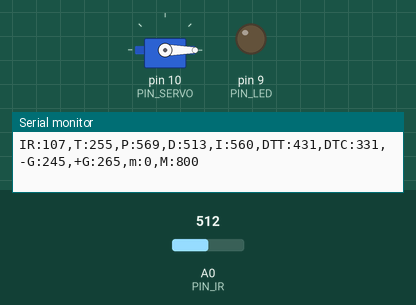
Simulated run of this sketch. Board: Arduino Uno, built with avr-gcc and run on an emulated ATmega328P. Parts: servo, output pins drawn as LEDs (lit = HIGH), the last lines printed to the serial monitor. The inputs (shaded band) are chosen by the test bench; at power-on: A0 (PIN_IR) = 512.

Above: at 0.19 s.
At 1.2 s:
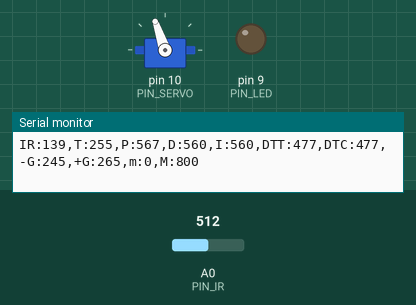
1.3 s: A0 (PIN_IR) set to 400
3.1 s: A0 (PIN_IR) set to 511
4.8 s: A0 (PIN_IR) set to 90
At 5.3 s:
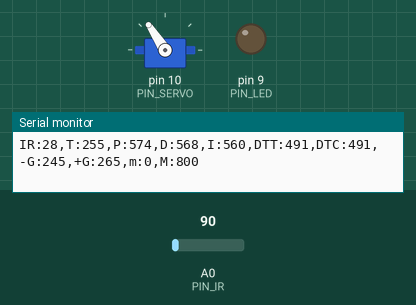
Timing chart, 0 to 7.8 s (numbered marks = the images above; inputs shaded):
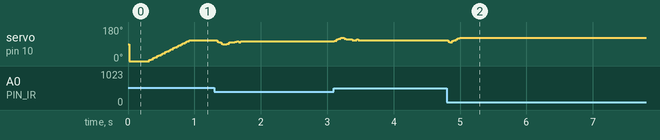

The sketch:

28_PID_control_20203042.ino
```cpp
#include <Servo.h>

#define PIN_LED 9
#define PIN_SERVO 10
#define PIN_IR A0

#define _DIST_TARGET 255
#define _DIST_MIN 100
#define _DIST_MAX 410

#define _DIST_ALPHA 0.34

#define _DUTY_MIN 1210 // 1300  1.315 105
#define _DUTY_NEU 1510  // 1650
#define _DUTY_MAX 1810 // 2000

#define _ITERM_MAX 10.0

#define _SERVO_ANGLE 30
#define _SERVO_SPEED 100

#define _INTERVAL_DIST 30
#define _INTERVAL_SERVO 20
#define _INTERVAL_SERIAL 100
#define DELAY_MICROS 1500

#define _KP 1.3 // 1.3    0.8 & 91
#define _KD 54.3 //121 110 100 90
#define _KI 0.03
Servo myservo;

float dist_raw;

unsigned long last_sampling_time_dist, last_sampling_time_servo,last_sampling_time_serial;
bool event_dist, event_servo, event_serial;

int duty_chg_per_interval;
int duty_target, duty_curr, dist_cali, dist_ema;

float error_curr, error_prev, control, pterm, dterm, iterm;
float duty_neutral;

float ema_dist = 0;
float filtered_dist;
float samples_num = 3;

const float coE[] = {-0.0000026, 0.0006174, 1.1409071, 29.0402286};

void setup() {
  pinMode(PIN_LED, OUTPUT);
  myservo.attach(PIN_SERVO);

  duty_target, duty_curr = _DIST_MIN;
  last_sampling_time_dist, last_sampling_time_servo, last_sampling_time_serial = 0;

  pterm = 0;
  dterm = 0;
  iterm = 0;
  error_prev = 0;
  duty_neutral = _DUTY_NEU;
  Serial.begin(115200);
  duty_chg_per_interval = (float)(_DUTY_MAX - _DUTY_MIN) * (_SERVO_SPEED / _SERVO_ANGLE) * (_INTERVAL_SERVO / 1000.0);
}


void loop() {
    unsigned long time_curr = millis();

    if(time_curr >= last_sampling_time_dist + _INTERVAL_DIST) {
        last_sampling_time_dist += _INTERVAL_DIST;
        event_dist = true;
    }
    if(time_curr >= last_sampling_time_servo + _INTERVAL_SERVO) {
        last_sampling_time_servo += _INTERVAL_SERVO;
        event_servo = true;
    }
    if(time_curr >= last_sampling_time_serial + _INTERVAL_SERIAL) {
        last_sampling_time_serial += _INTERVAL_SERIAL;
        event_serial = true;
    }

    if(event_dist) {
        event_dist = false;
        if(abs(iterm) > _ITERM_MAX) iterm = 0;
        float x = filtered_ir_distance();
        float dist_cali = coE[0] * pow(x, 3) + coE[1] * pow(x, 2) + coE[2] * x + coE[3];
        dist_ema = dist_cali;

        error_curr = _DIST_TARGET - dist_ema;

        pterm = _KP * error_curr;
        dterm = _KD * (error_curr - error_prev);
        iterm += _KI * error_curr;
        if(iterm > _ITERM_MAX) iterm = _ITERM_MAX;
        if(iterm < - _ITERM_MAX) iterm = - _ITERM_MAX;
        control = pterm + dterm + iterm;
        duty_target = duty_neutral + control;
        // Limit duty_target within the range of [_DUTY_MIN, _DUTY_MAX]
        if(duty_target < _DUTY_MIN) duty_target = _DUTY_MIN; // lower limit
        if(duty_target > _DUTY_MAX) duty_target = _DUTY_MAX; // upper limit
        // update error_prev
        error_prev = error_curr;
    }

    if(event_servo) {
      event_servo = false;

      if(duty_target > duty_curr) {
              duty_curr += duty_chg_per_interval;
              if(duty_curr > duty_target) duty_curr = duty_target;
      }
      else {
          duty_curr -= duty_chg_per_interval;
          if(duty_curr < duty_target) duty_curr = duty_target;
      }

      myservo.writeMicroseconds(duty_curr);
    }

    if(event_serial) {
        event_serial = false;
        Serial.print("IR:");
        Serial.print(dist_ema);
        Serial.print(",T:");
        Serial.print(_DIST_TARGET);
        Serial.print(",P:");
        Serial.print(map(pterm,-1000,1000,510,610));
        Serial.print(",D:");
        Serial.print(map(dterm,-1000,1000,510,610));
        Serial.print(",I:");
        Serial.print(map(iterm,-1000,1000,510,610));
        Serial.print(",DTT:");
        Serial.print(map(duty_target,1000,2000,410,510));
        Serial.print(",DTC:");
        Serial.print(map(duty_curr,1000,2000,410,510));
        Serial.println(",-G:245,+G:265,m:0,M:800");
    }
}

float ir_distance(void){ // return value unit: mm
    float val;
    float volt = float(analogRead(PIN_IR));
    val = ((6762.0/(volt - 9.0)) - 4.0) * 10.0;
    return val;
}

float under_noise_filter(void){
  int currReading;
  int largestReading = 0;
  for (int i = 0; i < samples_num; i++) {
    currReading = ir_distance();
    if (currReading > largestReading) { largestReading = currReading; }

    delayMicroseconds(DELAY_MICROS);
  }
  return largestReading;
}

float filtered_ir_distance(void){

  int currReading;
  int lowestReading = 1024;
  for (int i = 0; i < samples_num; i++) {
    currReading = under_noise_filter();
    if (currReading < lowestReading) { lowestReading = currReading; }
  }

  ema_dist = _DIST_ALPHA*lowestReading + (1-_DIST_ALPHA)*ema_dist;
  return ema_dist;
}
```

Measured:
- after the input at 4.8 s, servo on pin 10 (PIN_SERVO): 109° → 123° at once
